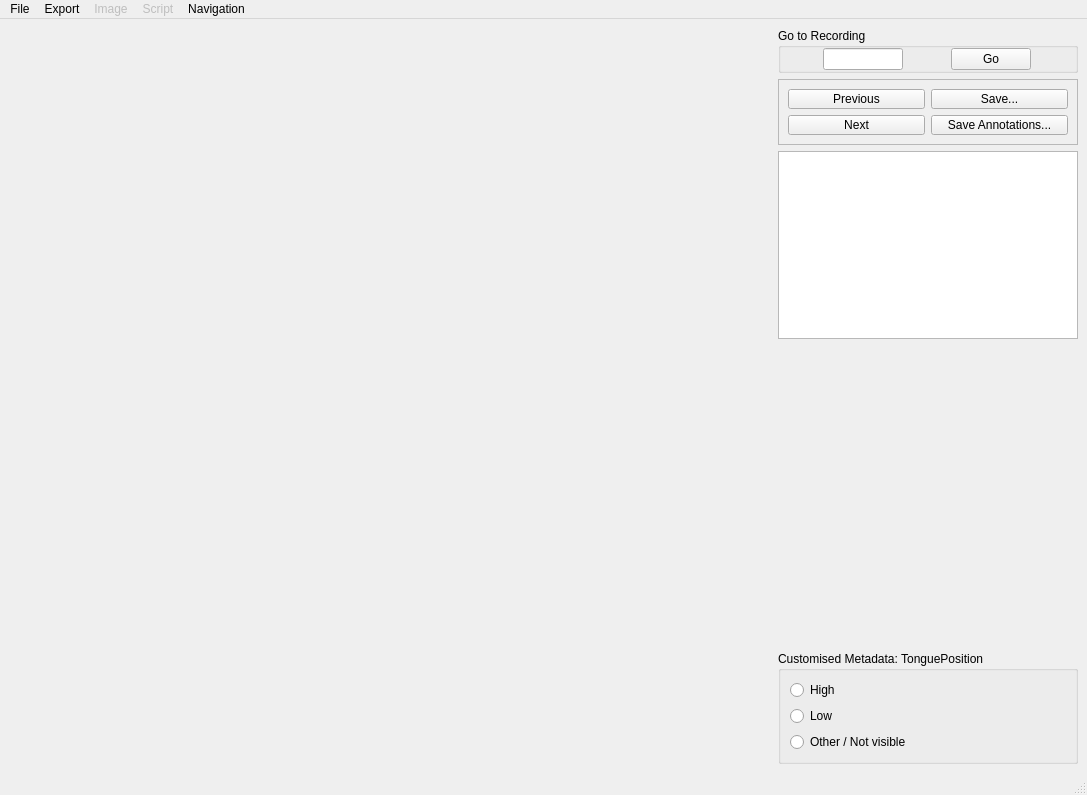
<?xml version="1.0" encoding="UTF-8"?>
<ui version="4.0">
 <class>MainWindow</class>
 <widget class="QMainWindow" name="MainWindow">
  <property name="geometry">
   <rect>
    <x>0</x>
    <y>0</y>
    <width>1087</width>
    <height>795</height>
   </rect>
  </property>
  <property name="focusPolicy">
   <enum>Qt::StrongFocus</enum>
  </property>
  <property name="windowTitle">
   <string>PATKIT Annotator</string>
  </property>
  <widget class="QWidget" name="centralwidget">
   <layout class="QHBoxLayout" name="horizontalLayout">
    <item>
     <widget class="QWidget" name="mplwindow" native="true">
      <property name="sizePolicy">
       <sizepolicy hsizetype="Expanding" vsizetype="Preferred">
        <horstretch>0</horstretch>
        <verstretch>0</verstretch>
       </sizepolicy>
      </property>
      <layout class="QVBoxLayout" name="mplWindowVerticalLayout">
       <property name="leftMargin">
        <number>0</number>
       </property>
       <property name="topMargin">
        <number>0</number>
       </property>
       <property name="rightMargin">
        <number>0</number>
       </property>
       <property name="bottomMargin">
        <number>0</number>
       </property>
      </layout>
     </widget>
    </item>
    <item>
     <widget class="QFrame" name="button_organiser">
      <property name="sizePolicy">
       <sizepolicy hsizetype="Minimum" vsizetype="Preferred">
        <horstretch>0</horstretch>
        <verstretch>0</verstretch>
       </sizepolicy>
      </property>
      <property name="minimumSize">
       <size>
        <width>300</width>
        <height>0</height>
       </size>
      </property>
      <property name="maximumSize">
       <size>
        <width>200</width>
        <height>16777215</height>
       </size>
      </property>
      <layout class="QVBoxLayout" name="verticalLayout_3">
       <property name="leftMargin">
        <number>0</number>
       </property>
       <property name="topMargin">
        <number>0</number>
       </property>
       <property name="rightMargin">
        <number>0</number>
       </property>
       <property name="bottomMargin">
        <number>0</number>
       </property>
       <item>
        <widget class="QGroupBox" name="groupBox">
         <property name="maximumSize">
          <size>
           <width>16777215</width>
           <height>80</height>
          </size>
         </property>
         <property name="title">
          <string>Go to Recording</string>
         </property>
         <layout class="QHBoxLayout" name="horizontalLayout_3">
          <property name="leftMargin">
           <number>0</number>
          </property>
          <property name="topMargin">
           <number>0</number>
          </property>
          <property name="rightMargin">
           <number>0</number>
          </property>
          <property name="bottomMargin">
           <number>0</number>
          </property>
          <item>
           <widget class="QLineEdit" name="goLineEdit">
            <property name="maximumSize">
             <size>
              <width>80</width>
              <height>16777215</height>
             </size>
            </property>
            <property name="focusPolicy">
             <enum>Qt::StrongFocus</enum>
            </property>
           </widget>
          </item>
          <item>
           <widget class="QPushButton" name="goButton">
            <property name="maximumSize">
             <size>
              <width>80</width>
              <height>16777215</height>
             </size>
            </property>
            <property name="text">
             <string>Go</string>
            </property>
           </widget>
          </item>
         </layout>
        </widget>
       </item>
       <item>
        <widget class="QFrame" name="frame">
         <property name="sizePolicy">
          <sizepolicy hsizetype="Minimum" vsizetype="Maximum">
           <horstretch>0</horstretch>
           <verstretch>0</verstretch>
          </sizepolicy>
         </property>
         <property name="minimumSize">
          <size>
           <width>300</width>
           <height>50</height>
          </size>
         </property>
         <property name="maximumSize">
          <size>
           <width>200</width>
           <height>16777215</height>
          </size>
         </property>
         <property name="frameShape">
          <enum>QFrame::StyledPanel</enum>
         </property>
         <property name="frameShadow">
          <enum>QFrame::Raised</enum>
         </property>
         <layout class="QGridLayout" name="gridLayout">
          <item row="0" column="1">
           <widget class="QPushButton" name="saveButton">
            <property name="text">
             <string>Save...</string>
            </property>
           </widget>
          </item>
          <item row="1" column="0">
           <widget class="QPushButton" name="nextButton">
            <property name="text">
             <string>Next</string>
            </property>
           </widget>
          </item>
          <item row="0" column="0">
           <widget class="QPushButton" name="prevButton">
            <property name="text">
             <string>Previous</string>
            </property>
           </widget>
          </item>
          <item row="1" column="1">
           <widget class="QPushButton" name="exportButton">
            <property name="text">
             <string>Save Annotations...</string>
            </property>
           </widget>
          </item>
         </layout>
        </widget>
       </item>
       <item>
        <widget class="QListView" name="databaseView"/>
       </item>
       <item>
        <widget class="QWidget" name="ultrasoundFrame" native="true">
         <property name="sizePolicy">
          <sizepolicy hsizetype="Preferred" vsizetype="Fixed">
           <horstretch>0</horstretch>
           <verstretch>0</verstretch>
          </sizepolicy>
         </property>
         <property name="minimumSize">
          <size>
           <width>300</width>
           <height>300</height>
          </size>
         </property>
         <layout class="QVBoxLayout" name="verticalLayout_6">
          <property name="leftMargin">
           <number>0</number>
          </property>
          <property name="topMargin">
           <number>0</number>
          </property>
          <property name="rightMargin">
           <number>0</number>
          </property>
          <property name="bottomMargin">
           <number>0</number>
          </property>
         </layout>
        </widget>
       </item>
       <item>
        <widget class="QGroupBox" name="positionRB">
         <property name="title">
          <string>Customised Metadata: TonguePosition</string>
         </property>
         <layout class="QVBoxLayout" name="verticalLayout_5">
          <item>
           <widget class="QRadioButton" name="positionRB_1">
            <property name="autoFillBackground">
             <bool>false</bool>
            </property>
            <property name="text">
             <string>High</string>
            </property>
            <attribute name="buttonGroup">
             <string notr="true">tonguePositionRBs</string>
            </attribute>
           </widget>
          </item>
          <item>
           <widget class="QRadioButton" name="positionRB_2">
            <property name="autoFillBackground">
             <bool>false</bool>
            </property>
            <property name="text">
             <string>Low</string>
            </property>
            <attribute name="buttonGroup">
             <string notr="true">tonguePositionRBs</string>
            </attribute>
           </widget>
          </item>
          <item>
           <widget class="QRadioButton" name="positionRB_3">
            <property name="autoFillBackground">
             <bool>false</bool>
            </property>
            <property name="text">
             <string>Other / Not visible</string>
            </property>
            <attribute name="buttonGroup">
             <string notr="true">tonguePositionRBs</string>
            </attribute>
           </widget>
          </item>
         </layout>
        </widget>
       </item>
      </layout>
     </widget>
    </item>
   </layout>
  </widget>
  <widget class="QMenuBar" name="menubar">
   <property name="geometry">
    <rect>
     <x>0</x>
     <y>0</y>
     <width>1087</width>
     <height>22</height>
    </rect>
   </property>
   <widget class="QMenu" name="menu_file">
    <property name="title">
     <string>File</string>
    </property>
    <addaction name="action_open"/>
    <addaction name="action_save_current_textgrid"/>
    <addaction name="action_save_all_textgrids"/>
    <addaction name="action_save_all"/>
    <addaction name="separator"/>
    <addaction name="action_quit"/>
   </widget>
   <widget class="QMenu" name="menu_image">
    <property name="enabled">
     <bool>false</bool>
    </property>
    <property name="title">
     <string>Image</string>
    </property>
    <addaction name="actionSave_plot_as"/>
    <addaction name="actionSave_as"/>
   </widget>
   <widget class="QMenu" name="menu_script">
    <property name="enabled">
     <bool>false</bool>
    </property>
    <property name="title">
     <string>Script</string>
    </property>
    <addaction name="actionShow_interpreter"/>
    <addaction name="actionRun_file"/>
   </widget>
   <widget class="QMenu" name="menu_navigation">
    <property name="title">
     <string>Navigation</string>
    </property>
    <addaction name="actionNext"/>
    <addaction name="actionPrevious"/>
    <addaction name="separator"/>
    <addaction name="actionNext_Frame"/>
    <addaction name="actionPrevious_Frame"/>
   </widget>
   <widget class="QMenu" name="menu_export">
    <property name="title">
     <string>Export</string>
    </property>
    <addaction name="action_export_aggregate_images"/>
    <addaction name="action_export_annotations_and_metadata"/>
    <addaction name="action_export_distance_matrices"/>
    <addaction name="action_export_main_figure"/>
    <addaction name="action_export_ultrasound_frame"/>
   </widget>
   <addaction name="menu_file"/>
   <addaction name="menu_export"/>
   <addaction name="menu_image"/>
   <addaction name="menu_script"/>
   <addaction name="menu_navigation"/>
  </widget>
  <widget class="QStatusBar" name="statusbar"/>
  <action name="actionNew">
   <property name="text">
    <string>New</string>
   </property>
  </action>
  <action name="action_open">
   <property name="text">
    <string>Open...</string>
   </property>
   <property name="shortcut">
    <string>Ctrl+O</string>
   </property>
  </action>
  <action name="action_save_all">
   <property name="text">
    <string>Save all</string>
   </property>
   <property name="shortcut">
    <string>Ctrl+Shift+S</string>
   </property>
  </action>
  <action name="actionSaveToPickle">
   <property name="text">
    <string>Save to Pickle</string>
   </property>
   <property name="shortcut">
    <string>Ctrl+S</string>
   </property>
  </action>
  <action name="actionSave_as">
   <property name="text">
    <string>Save subplot as...</string>
   </property>
  </action>
  <action name="actionSave_plot_as">
   <property name="text">
    <string>Save plot as...</string>
   </property>
  </action>
  <action name="actionShow_interpreter">
   <property name="text">
    <string>Show interpreter</string>
   </property>
  </action>
  <action name="actionRun_file">
   <property name="text">
    <string>Run file...</string>
   </property>
  </action>
  <action name="actionNext">
   <property name="text">
    <string>Next Recording</string>
   </property>
   <property name="shortcut">
    <string>Down</string>
   </property>
  </action>
  <action name="actionPrevious">
   <property name="text">
    <string>Previous Recording</string>
   </property>
   <property name="shortcut">
    <string>Up</string>
   </property>
  </action>
  <action name="action_export_analysis">
   <property name="enabled">
    <bool>false</bool>
   </property>
   <property name="text">
    <string>Export analysis...</string>
   </property>
  </action>
  <action name="actionNext_Frame">
   <property name="text">
    <string>Next Frame</string>
   </property>
   <property name="shortcut">
    <string>Right</string>
   </property>
  </action>
  <action name="actionPrevious_Frame">
   <property name="text">
    <string>Previous Frame</string>
   </property>
   <property name="shortcut">
    <string>Left</string>
   </property>
  </action>
  <action name="action_export_main_figure">
   <property name="text">
    <string>Export main figure...</string>
   </property>
   <property name="shortcut">
    <string>Ctrl+E</string>
   </property>
  </action>
  <action name="action_export_ultrasound_frame">
   <property name="text">
    <string>Export ultrasound figure...</string>
   </property>
  </action>
  <action name="action_export_annotations_and_metadata">
   <property name="text">
    <string>Export annotations and metadata...</string>
   </property>
  </action>
  <action name="actionfoobar">
   <property name="text">
    <string>foobar</string>
   </property>
  </action>
  <action name="action_export_aggregate_images">
   <property name="text">
    <string>Export aggregate images...</string>
   </property>
  </action>
  <action name="action_save_all_textgrids">
   <property name="text">
    <string>Save all TextGrids</string>
   </property>
  </action>
  <action name="action_save_current_textgrid">
   <property name="text">
    <string>Save current TextGrid</string>
   </property>
  </action>
  <action name="action_quit">
   <property name="text">
    <string>Quit</string>
   </property>
   <property name="shortcut">
    <string>Ctrl+Q</string>
   </property>
  </action>
  <action name="action_export_distance_matrices">
   <property name="text">
    <string>Export distance matrices...</string>
   </property>
  </action>
 </widget>
 <resources/>
 <connections/>
 <buttongroups>
  <buttongroup name="tonguePositionRBs"/>
 </buttongroups>
</ui>
